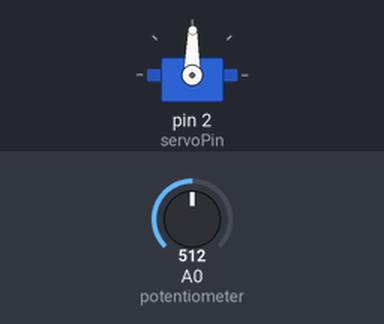
The sketch below on a simulated Arduino Uno, built with avr-gcc and run on an emulated ATmega328P. Parts: servo. The test bench sets the inputs (shaded band); at power-on: A0 (potentiometer) = 512.

Above: at 1.2 s.
1.3 s: A0 (potentiometer) set to 716
At 2.1 s:
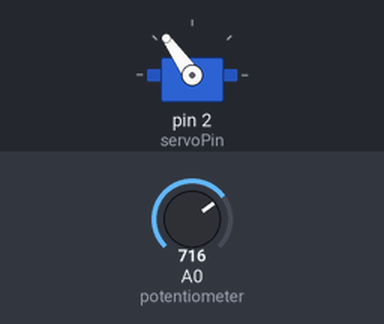
2.8 s: A0 (potentiometer) set to 900
At 4.0 s:
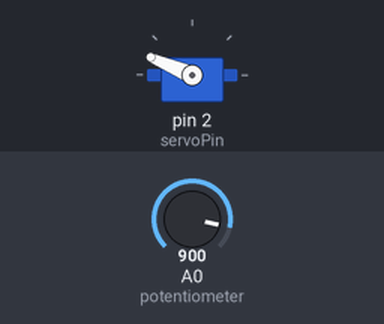
4.3 s: A0 (potentiometer) set to 1023
At 5.5 s:
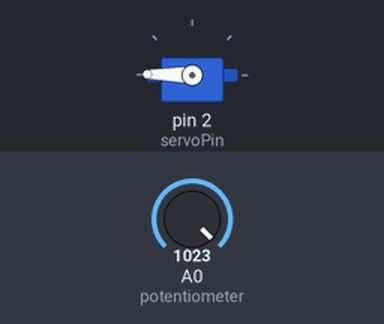
5.8 s: A0 (potentiometer) set to 306
At 6.4 s:
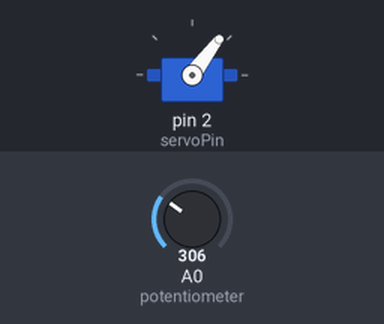
7.3 s: A0 (potentiometer) set to 122
At 7.8 s:
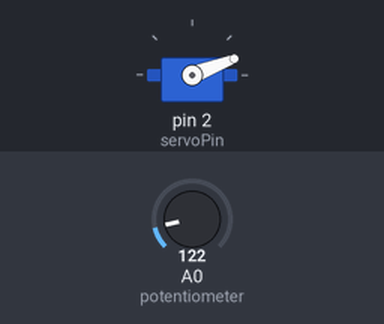
8.8 s: A0 (potentiometer) set to 511
At 9.9 s:
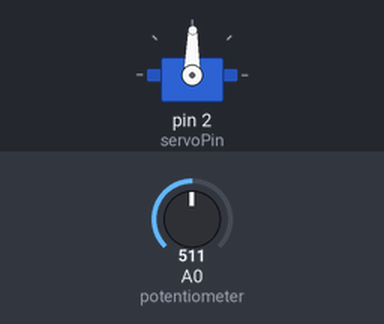
Timing chart, 0 to 11.3 s (numbered marks = the images above; inputs shaded):
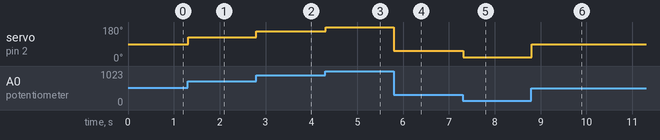

The sketch:

grove_servo.ino
```cpp
#include <Servo.h>
Servo groveServo; //create a object

int potentiometer = 0; // potentiometer attached to A0
int servoPin = 2; // servo is attached to D2
int shaft;

void setup()
{
    groveServo.attach(servoPin);
    pinMode(potentiometer, INPUT);
}

void loop()
{
    shaft = analogRead(potentiometer);
    shaft = map(shaft, 0, 1023, 0, 179);
    //analog input data range from 1~1023, but servo
    groveServo.write(shaft);             //only reflects to data ranging from 1~179.
    delay(15);
}
```

Measured:
- after the input at 1.3 s, servo on pin 2 (servoPin): 89° → 125° at once
- after the input at 2.8 s, servo on pin 2 (servoPin): 125° → 157° at once
- after the input at 4.3 s, servo on pin 2 (servoPin): 157° → 179° at once
- after the input at 5.8 s, servo on pin 2 (servoPin): 179° → 53° at once
- after the input at 7.3 s, servo on pin 2 (servoPin): 53° → 21° at once
- after the input at 8.8 s, servo on pin 2 (servoPin): 21° → 89° at once
